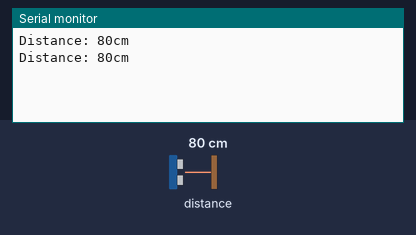
The sketch below on a simulated Arduino Uno, built with avr-gcc and run on an emulated ATmega328P. Shown: the last lines printed to the serial monitor. Wiring (inferred from the names in the program): LIDAR-Lite range finder at I2C address 0x62. The test bench sets the inputs (shaded band); at power-on: distance to the obstacle 80 cm.

Above: at 1.6 s.
1.7 s: distance to the obstacle set to 2 cm
At 2.4 s:
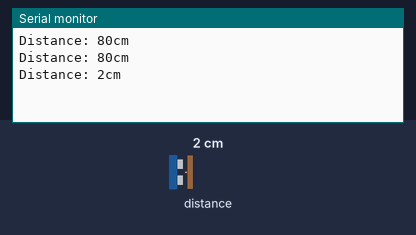
3.2 s: distance to the obstacle set to 4 cm
At 3.8 s:
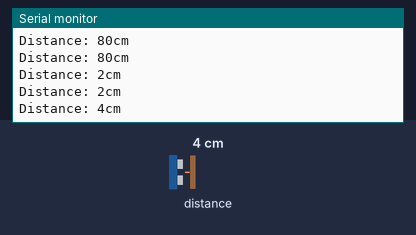
Timing chart, 0 to 6.2 s (numbered marks = the images above; inputs shaded):
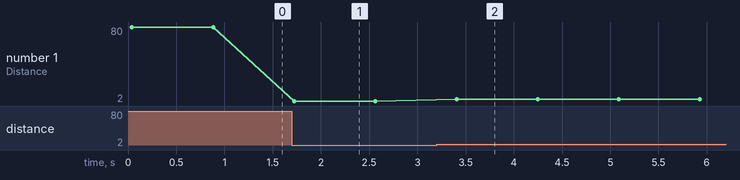

The sketch:

i2cTest_stm32.ino
```cpp
#include <Wire.h>

#define LIDAR_ADDRESS 0x62 // LiDAR's I2C address
#define INIT_REG 0x00
#define INIT_DATA 0x04
#define TWO_BYTE 0x8f

void setup() {
  // setup code
  Wire.begin();
  Serial.begin(9600);
}

void loop() {

  // initialize the LiDAR sensor to get accurate measurements
  Wire.beginTransmission((int)LIDAR_ADDRESS);
  Wire.write((int)INIT_REG);
  Wire.write((int)INIT_DATA);
  Wire.endTransmission();

  delay(20);

  // send the register that needs to be read from: 0x8f
  Wire.beginTransmission((int)LIDAR_ADDRESS);
  Wire.write((int)TWO_BYTE);
  Wire.endTransmission();

  delay(20);

  // request data from the TWO_BYTE register
  int distance = 0;
  Wire.requestFrom((int)LIDAR_ADDRESS, 2);
  if (Wire.available() >= 2) {
     int upperByte = Wire.read(); //read upper 8 bits
     upperByte = upperByte << 8; //shift to make room for lower 8 bits
     int lowerByte = Wire.read(); //read lower 8 bits
     distance = upperByte | lowerByte; //combine to create final distance value
     Serial.println("Distance: " + String(distance) + "cm");
  }
  else
  {
     Serial.println("Error: Distance could not be read");
  }

  delay(800);
}
```

Measured:
- after the input at 1.7 s, the serial monitor: prints a new line at once (image 1)
- after the input at 3.2 s, the serial monitor: prints a new line after 0.21 s (image 2)
- plotted number 1: 80 → 2 after the input at 1.7 s, 2 → 4 after the input at 3.2 s
